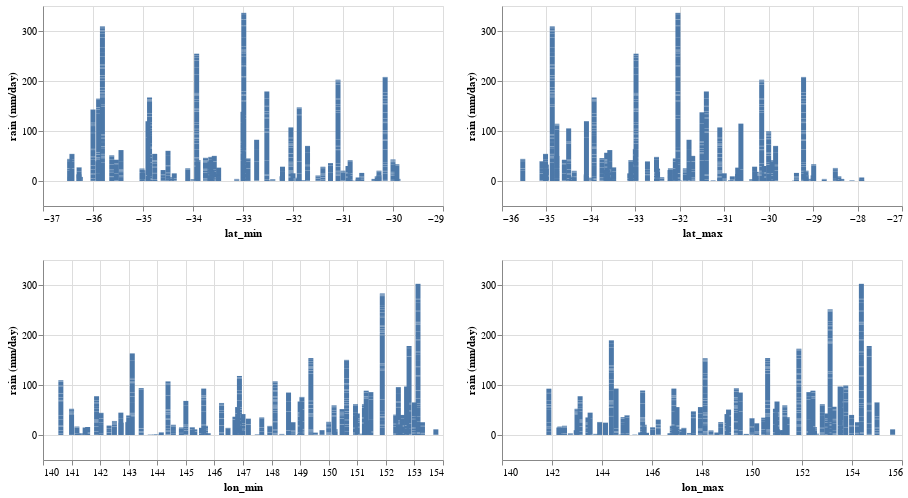

This figure's notebook cell:
### Code cell
(plot_rain("lat_min") | plot_rain("lat_max")) & (plot_rain("lon_min") | plot_rain("lon_max"))

### Figure 1 — Vega-Lite specification as saved in the notebook (floating-point values rounded to 4 significant figures; data arrays with more than 128 entries replaced by an {"elided": "..."} marker saying what was removed)
{"config": {"view": {"continuousWidth": 400, "continuousHeight": 300}}, "vconcat": [{"hconcat": [{"mark": "bar", "encoding": {"x": {"field": "lat_min", "type": "quantitative"}, "y": {"field": "rain (mm/day)", "type": "quantitative"}}, "height": 200, "width": 400}, {"mark": "bar", "encoding": {"x": {"field": "lat_max", "type": "quantitative"}, "y": {"field": "rain (mm/day)", "type": "quantitative"}}, "height": 200, "width": 400}]}, {"hconcat": [{"mark": "bar", "encoding": {"x": {"field": "lon_min", "type": "quantitative"}, "y": {"field": "rain (mm/day)", "type": "quantitative"}}, "height": 200, "width": 400}, {"mark": "bar", "encoding": {"x": {"field": "lon_max", "type": "quantitative"}, "y": {"field": "rain (mm/day)", "type": "quantitative"}}, "height": 200, "width": 400}]}], "data": {"name": "data-1a21d071043228af47981747c90525ed"}, "$schema": "https://vega.github.io/schema/vega-lite/v4.17.0.json", "datasets": {"data-1a21d071043228af47981747c90525ed": {"elided": "2000 records"}}}
